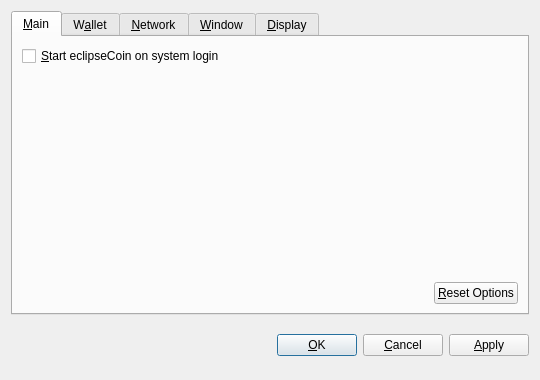
<?xml version="1.0" encoding="UTF-8"?>
<ui version="4.0">
 <class>OptionsDialog</class>
 <widget class="QDialog" name="OptionsDialog">
  <property name="geometry">
   <rect>
    <x>0</x>
    <y>0</y>
    <width>540</width>
    <height>380</height>
   </rect>
  </property>
  <property name="windowTitle">
   <string>Options</string>
  </property>
  <property name="modal">
   <bool>true</bool>
  </property>
  <layout class="QVBoxLayout" name="verticalLayout">
   <item>
    <widget class="QTabWidget" name="tabWidget">
     <property name="tabPosition">
      <enum>QTabWidget::North</enum>
     </property>
     <property name="currentIndex">
      <number>0</number>
     </property>
     <widget class="QWidget" name="tabMain">
      <attribute name="title">
       <string>&amp;Main</string>
      </attribute>
      <layout class="QVBoxLayout" name="verticalLayout_Main">
       <item>
        <widget class="QCheckBox" name="bitcoinAtStartup">
         <property name="toolTip">
          <string>Automatically start eclipseCoin after logging in to the system.</string>
         </property>
         <property name="text">
          <string>&amp;Start eclipseCoin on system login</string>
         </property>
        </widget>
       </item>
       <item>
        <spacer name="verticalSpacer_Main">
         <property name="orientation">
          <enum>Qt::Vertical</enum>
         </property>
         <property name="sizeHint" stdset="0">
          <size>
           <width>20</width>
           <height>40</height>
          </size>
         </property>
        </spacer>
       </item>
       <item>
        <layout class="QHBoxLayout" name="horizontalLayout_2_Main">
         <item>
          <spacer name="horizontalSpacer_2_Main">
           <property name="orientation">
            <enum>Qt::Horizontal</enum>
           </property>
           <property name="sizeHint" stdset="0">
            <size>
             <width>40</width>
             <height>20</height>
            </size>
           </property>
          </spacer>
         </item>
         <item>
          <widget class="QPushButton" name="resetButton">
           <property name="toolTip">
            <string>Reset all client options to default.</string>
           </property>
           <property name="text">
            <string>&amp;Reset Options</string>
           </property>
           <property name="autoDefault">
            <bool>false</bool>
           </property>
          </widget>
         </item>
        </layout>
       </item>
      </layout>
     </widget>
     <widget class="QWidget" name="tabWallet">
      <attribute name="title">
       <string>W&amp;allet</string>
      </attribute>
      <layout class="QVBoxLayout" name="verticalLayout_Network">
       <item>
        <widget class="QLabel" name="transactionFeeInfoLabel">
         <property name="text">
          <string>Optional transaction fee per kB that helps make sure your transactions are processed quickly. Most transactions are 1 kB.</string>
         </property>
         <property name="textFormat">
          <enum>Qt::PlainText</enum>
         </property>
         <property name="wordWrap">
          <bool>true</bool>
         </property>
        </widget>
       </item>
       <item>
        <layout class="QHBoxLayout" name="horizontalLayout_1_Main">
         <item>
          <widget class="QLabel" name="transactionFeeLabel">
           <property name="text">
            <string>Pay transaction &amp;fee</string>
           </property>
           <property name="textFormat">
            <enum>Qt::PlainText</enum>
           </property>
           <property name="buddy">
            <cstring>transactionFee</cstring>
           </property>
          </widget>
         </item>
         <item>
          <widget class="BitcoinAmountField" name="transactionFee"/>
         </item>
         <item>
          <spacer name="horizontalSpacer_1_Main">
           <property name="orientation">
            <enum>Qt::Horizontal</enum>
           </property>
           <property name="sizeHint" stdset="0">
            <size>
             <width>40</width>
             <height>20</height>
            </size>
           </property>
          </spacer>
         </item>
        </layout>
       </item>
       <item>
        <widget class="QLabel" name="label">
         <property name="text">
          <string>If you disable the spending of unconfirmed change, the change from a transaction cannot be used until that transaction has at least one confirmation. This also affects how your balance is computed.</string>
         </property>
         <property name="wordWrap">
          <bool>true</bool>
         </property>
        </widget>
       </item>
       <item>
        <widget class="QCheckBox" name="spendZeroConfChange">
         <property name="text">
          <string>Spend unconfirmed change  (experts only)</string>
         </property>
        </widget>
       </item>
       <item>
        <spacer name="verticalSpacer">
         <property name="orientation">
          <enum>Qt::Vertical</enum>
         </property>
         <property name="sizeHint" stdset="0">
          <size>
           <width>20</width>
           <height>40</height>
          </size>
         </property>
        </spacer>
       </item>
      </layout>
     </widget>
     <widget class="QWidget" name="tabNetwork">
      <attribute name="title">
       <string>&amp;Network</string>
      </attribute>
      <layout class="QVBoxLayout" name="verticalLayout_Network">
       <item>
        <widget class="QCheckBox" name="mapPortUpnp">
         <property name="toolTip">
          <string>Automatically open the eclipseCoin client port on the router. This only works when your router supports UPnP and it is enabled.</string>
         </property>
         <property name="text">
          <string>Map port using &amp;UPnP</string>
         </property>
        </widget>
       </item>
       <item>
        <widget class="QCheckBox" name="connectSocks">
         <property name="toolTip">
          <string>Connect to the eclipseCoin network through a SOCKS proxy (e.g. when connecting through Tor).</string>
         </property>
         <property name="text">
          <string>&amp;Connect through SOCKS proxy:</string>
         </property>
        </widget>
       </item>
       <item>
        <layout class="QHBoxLayout" name="horizontalLayout_Network">
         <item>
          <widget class="QLabel" name="proxyIpLabel">
           <property name="text">
            <string>Proxy &amp;IP:</string>
           </property>
           <property name="textFormat">
            <enum>Qt::PlainText</enum>
           </property>
           <property name="buddy">
            <cstring>proxyIp</cstring>
           </property>
          </widget>
         </item>
         <item>
          <widget class="QValidatedLineEdit" name="proxyIp">
           <property name="maximumSize">
            <size>
             <width>140</width>
             <height>16777215</height>
            </size>
           </property>
           <property name="toolTip">
            <string>IP address of the proxy (e.g. 127.0.0.1)</string>
           </property>
          </widget>
         </item>
         <item>
          <widget class="QLabel" name="proxyPortLabel">
           <property name="text">
            <string>&amp;Port:</string>
           </property>
           <property name="textFormat">
            <enum>Qt::PlainText</enum>
           </property>
           <property name="buddy">
            <cstring>proxyPort</cstring>
           </property>
          </widget>
         </item>
         <item>
          <widget class="QLineEdit" name="proxyPort">
           <property name="maximumSize">
            <size>
             <width>55</width>
             <height>16777215</height>
            </size>
           </property>
           <property name="toolTip">
            <string>Port of the proxy (e.g. 9050)</string>
           </property>
          </widget>
         </item>
         <item>
          <widget class="QLabel" name="socksVersionLabel">
           <property name="text">
            <string>SOCKS &amp;Version:</string>
           </property>
           <property name="textFormat">
            <enum>Qt::PlainText</enum>
           </property>
           <property name="buddy">
            <cstring>socksVersion</cstring>
           </property>
          </widget>
         </item>
         <item>
          <widget class="QValueComboBox" name="socksVersion">
           <property name="toolTip">
            <string>SOCKS version of the proxy (e.g. 5)</string>
           </property>
          </widget>
         </item>
         <item>
          <spacer name="horizontalSpacer_Network">
           <property name="orientation">
            <enum>Qt::Horizontal</enum>
           </property>
           <property name="sizeHint" stdset="0">
            <size>
             <width>40</width>
             <height>20</height>
            </size>
           </property>
          </spacer>
         </item>
        </layout>
       </item>
       <item>
        <spacer name="verticalSpacer_Network">
         <property name="orientation">
          <enum>Qt::Vertical</enum>
         </property>
         <property name="sizeHint" stdset="0">
          <size>
           <width>20</width>
           <height>40</height>
          </size>
         </property>
        </spacer>
       </item>
      </layout>
     </widget>
     <widget class="QWidget" name="tabWindow">
      <attribute name="title">
       <string>&amp;Window</string>
      </attribute>
      <layout class="QVBoxLayout" name="verticalLayout_Window">
       <item>
        <widget class="QCheckBox" name="minimizeToTray">
         <property name="toolTip">
          <string>Show only a tray icon after minimizing the window.</string>
         </property>
         <property name="text">
          <string>&amp;Minimize to the tray instead of the taskbar</string>
         </property>
        </widget>
       </item>
       <item>
        <widget class="QCheckBox" name="minimizeOnClose">
         <property name="toolTip">
          <string>Minimize instead of exit the application when the window is closed. When this option is enabled, the application will be closed only after selecting Quit in the menu.</string>
         </property>
         <property name="text">
          <string>M&amp;inimize on close</string>
         </property>
        </widget>
       </item>
       <item>
        <spacer name="verticalSpacer_Window">
         <property name="orientation">
          <enum>Qt::Vertical</enum>
         </property>
         <property name="sizeHint" stdset="0">
          <size>
           <width>20</width>
           <height>40</height>
          </size>
         </property>
        </spacer>
       </item>
      </layout>
     </widget>
     <widget class="QWidget" name="tabDisplay">
      <attribute name="title">
       <string>&amp;Display</string>
      </attribute>
      <layout class="QVBoxLayout" name="verticalLayout_Display">
       <item>
        <layout class="QHBoxLayout" name="horizontalLayout_1_Display">
         <item>
          <widget class="QLabel" name="langLabel">
           <property name="text">
            <string>User Interface &amp;language:</string>
           </property>
           <property name="textFormat">
            <enum>Qt::PlainText</enum>
           </property>
           <property name="buddy">
            <cstring>lang</cstring>
           </property>
          </widget>
         </item>
         <item>
          <widget class="QValueComboBox" name="lang">
           <property name="toolTip">
            <string>The user interface language can be set here. This setting will take effect after restarting eclipseCoin.</string>
           </property>
          </widget>
         </item>
        </layout>
       </item>
       <item>
        <layout class="QHBoxLayout" name="horizontalLayout_2_Display">
         <item>
          <widget class="QLabel" name="unitLabel">
           <property name="text">
            <string>&amp;Unit to show amounts in:</string>
           </property>
           <property name="textFormat">
            <enum>Qt::PlainText</enum>
           </property>
           <property name="buddy">
            <cstring>unit</cstring>
           </property>
          </widget>
         </item>
         <item>
          <widget class="QValueComboBox" name="unit">
           <property name="toolTip">
            <string>Choose the default subdivision unit to show in the interface and when sending coins.</string>
           </property>
          </widget>
         </item>
        </layout>
       </item>
       <item>
        <widget class="QCheckBox" name="displayAddresses">
         <property name="toolTip">
          <string>Whether to show eclipseCoin addresses in the transaction list or not.</string>
         </property>
         <property name="text">
          <string>&amp;Display addresses in transaction list</string>
         </property>
        </widget>
       </item>
       <item>
        <widget class="QCheckBox" name="coinControlFeatures">
         <property name="toolTip">
          <string>Whether to show coin control features or not.</string>
         </property>
         <property name="text">
          <string>Display coin &amp;control features (experts only!)</string>
         </property>
        </widget>
       </item>
       <item>
        <spacer name="verticalSpacer_Display">
         <property name="orientation">
          <enum>Qt::Vertical</enum>
         </property>
         <property name="sizeHint" stdset="0">
          <size>
           <width>20</width>
           <height>40</height>
          </size>
         </property>
        </spacer>
       </item>
      </layout>
     </widget>
    </widget>
   </item>
   <item>
    <layout class="QHBoxLayout" name="horizontalLayout_Buttons">
     <item>
      <spacer name="horizontalSpacer_1">
       <property name="orientation">
        <enum>Qt::Horizontal</enum>
       </property>
       <property name="sizeHint" stdset="0">
        <size>
         <width>40</width>
         <height>48</height>
        </size>
       </property>
      </spacer>
     </item>
     <item>
      <widget class="QLabel" name="statusLabel">
       <property name="font">
        <font>
         <weight>75</weight>
         <bold>true</bold>
        </font>
       </property>
       <property name="text">
        <string/>
       </property>
       <property name="textFormat">
        <enum>Qt::PlainText</enum>
       </property>
       <property name="wordWrap">
        <bool>true</bool>
       </property>
      </widget>
     </item>
     <item>
      <spacer name="horizontalSpacer_2">
       <property name="orientation">
        <enum>Qt::Horizontal</enum>
       </property>
       <property name="sizeHint" stdset="0">
        <size>
         <width>40</width>
         <height>48</height>
        </size>
       </property>
      </spacer>
     </item>
     <item>
      <widget class="QPushButton" name="okButton">
       <property name="text">
        <string>&amp;OK</string>
       </property>
      </widget>
     </item>
     <item>
      <widget class="QPushButton" name="cancelButton">
       <property name="text">
        <string>&amp;Cancel</string>
       </property>
       <property name="autoDefault">
        <bool>false</bool>
       </property>
      </widget>
     </item>
     <item>
      <widget class="QPushButton" name="applyButton">
       <property name="text">
        <string>&amp;Apply</string>
       </property>
       <property name="autoDefault">
        <bool>false</bool>
       </property>
      </widget>
     </item>
    </layout>
   </item>
  </layout>
 </widget>
 <customwidgets>
  <customwidget>
   <class>BitcoinAmountField</class>
   <extends>QSpinBox</extends>
   <header>bitcoinamountfield.h</header>
  </customwidget>
  <customwidget>
   <class>QValueComboBox</class>
   <extends>QComboBox</extends>
   <header>qvaluecombobox.h</header>
  </customwidget>
  <customwidget>
   <class>QValidatedLineEdit</class>
   <extends>QLineEdit</extends>
   <header>qvalidatedlineedit.h</header>
  </customwidget>
 </customwidgets>
 <resources/>
 <connections/>
</ui>
